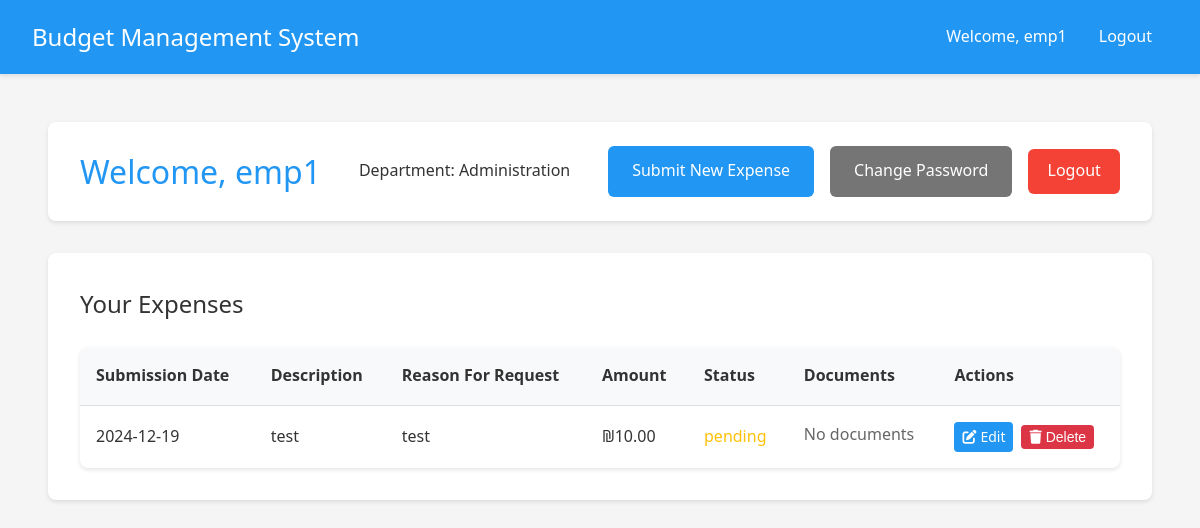
Before: /employee/dashboard (signed in) with the older database file.
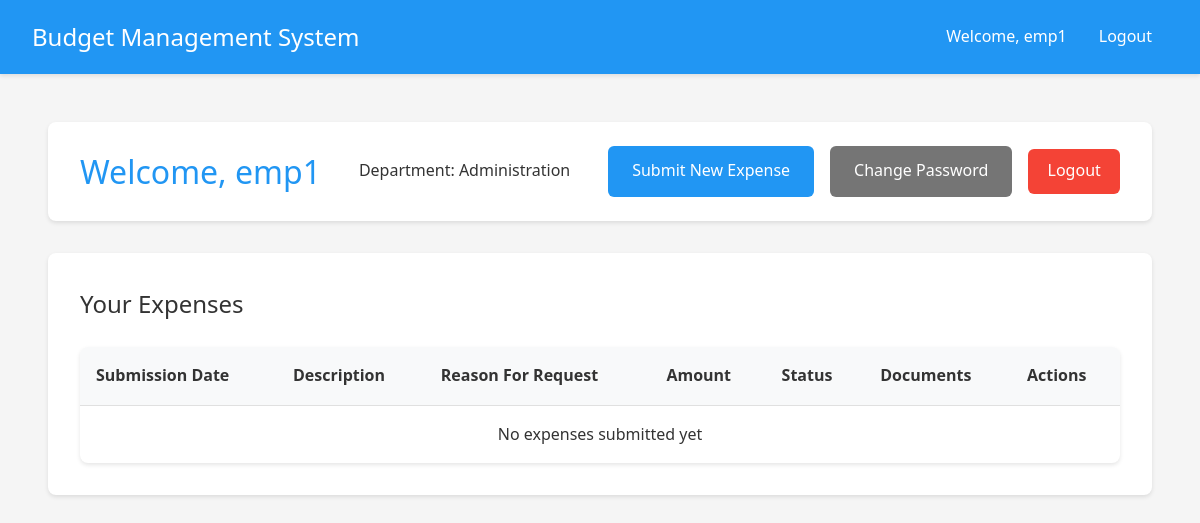
After: the same page with the newer database file.
### app.py (models this page shows)
class Expense(db.Model):
    __tablename__ = 'expense'
    id = db.Column(db.Integer, primary_key=True)
    amount = db.Column(db.Float, nullable=False)
    description = db.Column(db.String(200))
    reason = db.Column(db.String(500))
    type = db.Column(db.String(50), nullable=False, default='needs_approval')  # New field
    date = db.Column(db.DateTime, nullable=False, default=datetime.utcnow)
    status = db.Column(db.String(20), default='pending')
    user_id = db.Column(db.Integer, db.ForeignKey('user.id'), nullable=False)
    subcategory_id = db.Column(db.Integer, db.ForeignKey('subcategory.id'), nullable=False)
    quote_filename = db.Column(db.String(255))
    invoice_filename = db.Column(db.String(255))
    receipt_filename = db.Column(db.String(255))
    manager_id = db.Column(db.Integer, db.ForeignKey('user.id'), nullable=True)
    handled_at = db.Column(db.DateTime, nullable=True)

### app.py (the view)
@app.route('/employee/dashboard')
@login_required
def employee_dashboard():
    if current_user.is_manager:
        return redirect(url_for('manager_dashboard'))
    expenses = current_user.submitted_expenses
    return render_template('employee_dashboard.html', expenses=expenses)

### app.py (called while the page is built)
@login_manager.user_loader
def load_user(user_id):
    return User.query.get(int(user_id))

### templates/employee_dashboard.html (shortened to what this page needs)
{% extends "base.html" %}
{% block content %}
<div class="container">
    <header class="dashboard-header">
        <h1>Welcome, {{ current_user.username }}</h1>
        <div class="user-info">
            <p>Department: {{ current_user.home_department.name if current_user.home_department else 'No Department' }}</p>
        </div>
        <div class="header-actions">
            <a href="{{ url_for('submit_expense') }}" class="button primary">Submit New Expense</a>
            <a href="{{ url_for('change_password') }}" class="button secondary">Change Password</a>
            <a href="{{ url_for('logout') }}" class="logout-btn">Logout</a>
        </div>
    </header>
    <div class="card">
        <h2>Your Expenses</h2>
        <div class="table-responsive">
            <table>
                <thead>
                    <tr>
                        <th>Submission Date</th>
                        <th>Description</th>
                        <th>Reason For Request</th>
                        <th>Amount</th>
                        <th>Status</th>
                        <th>Documents</th>
                        <th>Actions</th>
                    </tr>
                </thead>
                <tbody>
                    {% for expense in expenses %}
                    <tr>
                        <td>{{ expense.date.strftime('%Y-%m-%d') }}</td>
                        <td>{{ expense.description }}</td>
                        <td>{{ expense.reason }}</td>
                        <td>₪{{ "%.2f"|format(expense.amount) }}</td>
                        <td class="status-{{ expense.status }}">{{ expense.status }}</td>
                        <td class="document-links">
                            {% if not expense.quote_filename and not expense.invoice_filename and not expense.receipt_filename %}
                                <span class="text-muted">No documents</span>
                            {% endif %}
                        </td>
                        <td>
                            {% if expense.status == 'pending' %}
                                <div class="action-buttons">
                                    <a href="{{ url_for('edit_expense', expense_id=expense.id) }}" class="button primary small" title="Edit Expense">
                                        <i class="fas fa-edit"></i> Edit
                                    </a>
                                    <form action="{{ url_for('delete_expense', expense_id=expense.id) }}"
                                          method="post"
                                          class="inline-form"
                                          onsubmit="return confirm('Are you sure you want to delete this expense? This action cannot be undone.');">
                                        <button type="submit" class="button danger small" title="Delete Expense">
                                            <i class="fas fa-trash"></i> Delete
                                        </button>
                                    </form>
                                </div>
                            {% endif %}
                        </td>
                    </tr>
                    {% endfor %}
                    {% if not expenses %}
                    <tr>
                        <td colspan="7" class="text-center">No expenses submitted yet</td>
                    </tr>
                    {% endif %}
                </tbody>
            </table>
        </div>
    </div>
</div>
{% endblock %}

Changed rows visible on the page:
removed Expense: date "2024-12-19", description "test", reason "test", amount "10.00", status "pending", shows "No documents"
Other visible differences:
text now shown: "No expenses submitted yet"
